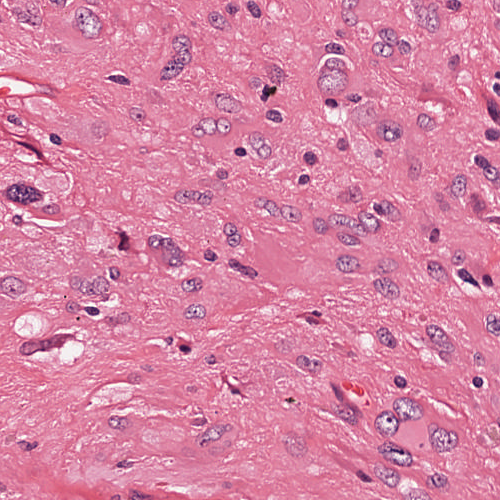
#> input picture Datasets/CPM17/Train/Images/image_00.png, 500 x 500 px, found by its file name; its folder holds 4 pictures in this run
$ python crop_patches.py
#> lines starting #> are read from the running program, lines starting #| are printed output that depends on the picture
import numpy as np
import matplotlib.pyplot as plt
import os
from PIL import Image
import scipy.io as sio

# [6 lines of commented-out code are left out]

def cropping(image_path, save_path, start=0):
#> called with image_path = './CoNSeP/Train/Images/', save_path = './CoNSeP/patches/Train/Images/', start = 0
    img_name_list = os.listdir(image_path)
    for img_name in img_name_list:
        img = Image.open(image_path + img_name).convert("RGB")
#> img is the input picture: PIL image 500x500 RGB; mean R, G, B 214, 133.1, 165.7
        img = np.array(img)
        length, w, stride, end = get_size(img)
#> length = 500; w = 256; stride = 128; end = 257
        count = 0
        for y in range(start, end, stride):
            if w+y > length:
                y = length - stride*2
                img_row = img[y:, 0:length, :]
            else:
                img_row = img[y:w+y, 0:length, :]
            for x in range(start, end, stride):
                if w + x > length:
                    x = length - stride*2
                    img_new = img_row[0:w, x:, :]
                else:
                    img_new = img_row[0:w, x:w+x, :]

                plt.imsave(save_path + img_name.split(".")[0] +"_" + str(count) + ".png", img_new)
                count += 1
#> this loop made 3 passes
#> pass 1, in cropping, `img_row = img[y:w+y, 0:length, :]`:
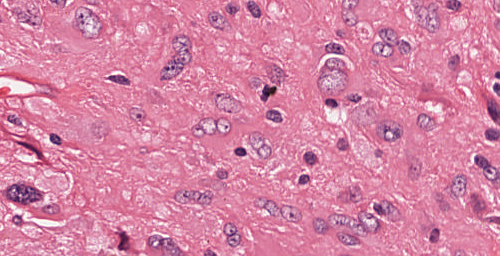
#> img_row: shape (256, 500, 3); mean R, G, B 213.2, 133, 165.9
#> pass 1, in cropping, `plt.imsave(save_path + img_name.split(".")[0] +"_" + str(count) + ".pn..`:
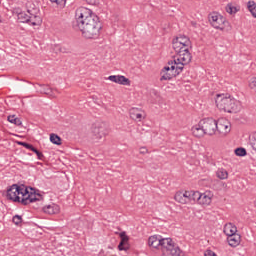
#> saved as image_00_0.png: shape (256, 256, 3); mean R, G, B 214, 133.4, 166
#> pass 1, in cropping, `plt.imsave(save_path + img_name.split(".")[0] +"_" + str(count) + ".pn..`:
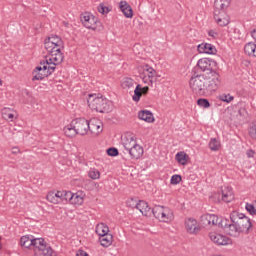
#> saved as image_00_1.png: shape (256, 256, 3); mean R, G, B 212.9, 132.6, 165.9
#> pass 1, in cropping, `plt.imsave(save_path + img_name.split(".")[0] +"_" + str(count) + ".pn..`:
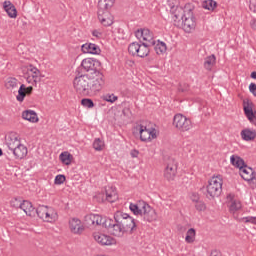
#> saved as image_00_2.png: shape (256, 256, 3); mean R, G, B 212.4, 132.6, 165.8
#> after the loop:
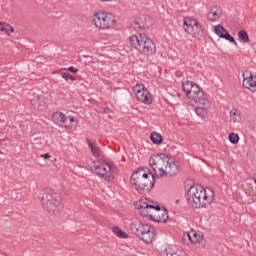
#> img_new: shape (256, 256, 3); mean R, G, B 213.8, 131.5, 164.5
#> after the loop:
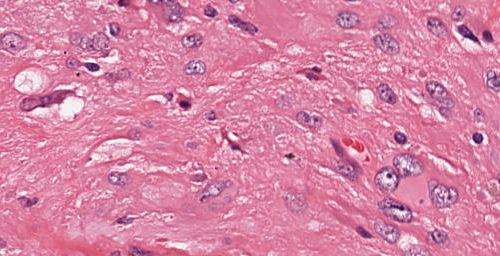
#> img_row: shape (256, 500, 3); mean R, G, B 214.8, 133.2, 165.5
#> after the loop, count = 9; x = 244
#> pass 2 of the loop in cropping, `for img_name in img_name_list:`:
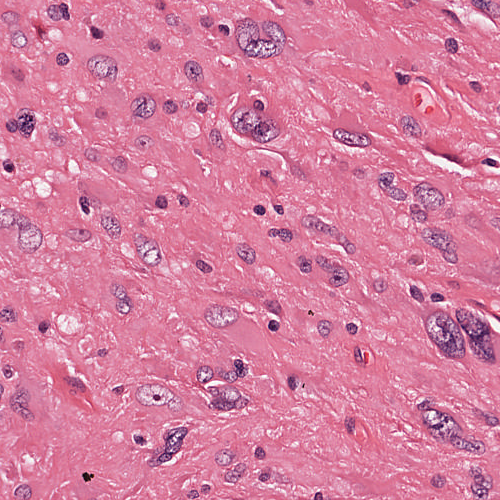
#> input picture Datasets/CPM17/Train/Images/image_01.png, 500 x 500 px, found by its file name
#> in cropping, img is the input picture: PIL image 500x500 RGB; mean R, G, B 212.8, 128.6, 162
#> the loop in cropping, `for y in range(start, end, stride):` made 3 passes
#> pass 1, in cropping, `plt.imsave(save_path + img_name.split(".")[0] +"_" + str(count) + ".pn..`:
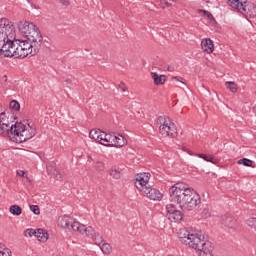
#> saved as image_01_2.png: shape (256, 256, 3); mean R, G, B 213.2, 127.9, 161.3
#> after the loop in cropping, `for y in range(start, end, stride):`:
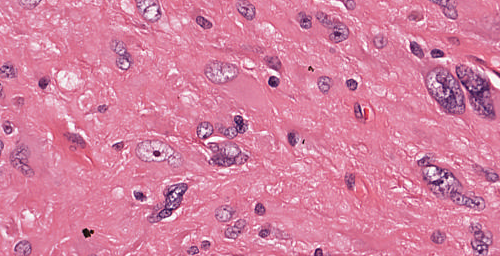
#> img_row: shape (256, 500, 3); mean R, G, B 212.7, 128.4, 162
#> after the loop in cropping, `for y in range(start, end, stride):`: count = 9; x = 244
#> pass 3 of the loop in cropping, `for img_name in img_name_list:`:
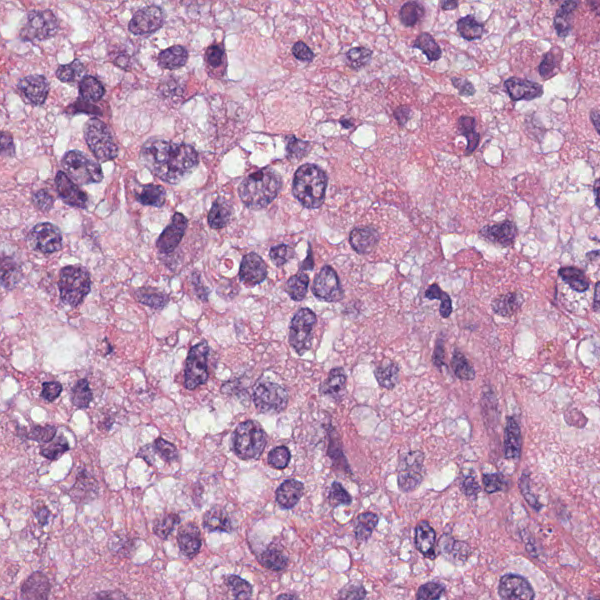
#> input picture Datasets/CPM17/Train/Images/image_02.png, 600 x 600 px, found by its file name
#> in cropping, img is the input picture: PIL image 600x600 RGB; mean R, G, B 192.3, 153.4, 182.2
#> in cropping, `length, w, stride, end = get_size(img)`: length = 600; end = 385
#> the loop in cropping, `for y in range(start, end, stride):` made 4 passes
#> pass 1, in cropping, `plt.imsave(save_path + img_name.split(".")[0] +"_" + str(count) + ".pn..`:
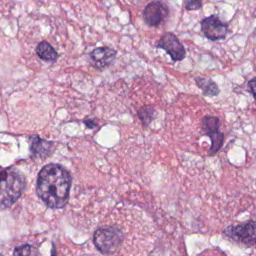
#> saved as image_02_2.png: shape (256, 256, 3); mean R, G, B 195, 153.1, 181.5
#> after the loop in cropping, `for y in range(start, end, stride):`:
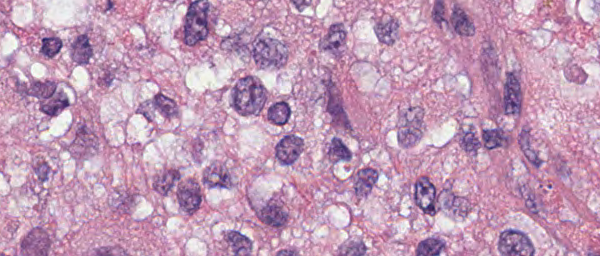
#> img_row: shape (256, 600, 3); mean R, G, B 192.5, 153.3, 182.1
#> after the loop in cropping, `for y in range(start, end, stride):`: count = 16; x = 344
#> the loop made 4 passes; the first 3 are shown

def cropping_lab(label_path, save_path, start=0):
    img_name_list = os.listdir(label_path)
    for img_name in img_name_list:
        img = Image.open(label_path + img_name).convert("L")
        img = np.array(img)
        length, w, stride, end = get_size(img, mode="histo")
        count = 0
        for y in range(start, end, stride):
            if w+y > length:
                y = length - stride*2
                img_row = img[y:, 0:length]
            else:
                img_row = img[y:w+y, 0:length]
            for x in range(start, end, stride):
                if w+x > length:
                    x = length - stride*2
                    img_new = img_row[0:w, x:]
                else:
                    img_new = img_row[0:w, x:w+x]

                img_new[img_new > 0] = 1
                plt.imsave(save_path + img_name.split(".")[0] +"_" + str(count) + ".png", img_new, cmap="gray")
                count += 1

def cropping_type(image_path, save_path, save_lab_path, start=0):
#> (the run stopped early here; a loop or call above may not have finished)
